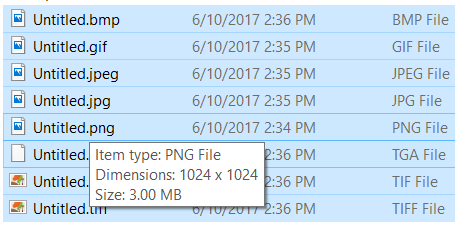
#> input picture img/1.png, 455 x 227 px
$ python -i po2resizer.py   (imports and definitions only)
#> lines starting #> are read from the running program, lines starting #| are printed output that depends on the picture
#> in main, im is the input picture: PIL image 455x227 RGB; mean R, G, B 201.4, 223.5, 242
"""
Author: Ryan Walters

This program resizes images to power of 2 for use in game engines.
"""

from __future__ import print_function
import sys
# import warnings
from PIL import Image
from PIL import TgaImagePlugin  # required import for cxfreeze to correctly package
from pygame import image

sizes = [2, 4, 8, 16, 32, 64, 128, 256, 512, 1024, 2048, 4096, 8192]  # po2 sizes


def get_closest(y):
    """ Return the closest power of 2 in either direction"""
    return min(sizes, key=lambda x: abs(x - y))


def po2(im, threshold=0.25):
    """
    Return a resized image that is a power of 2
    (Checking that if image size is reduced it was fairly close to that size anyway based on threshold)
    """
#> called with threshold = 0.25
    width, height = im.size
#> width = 455; height = 227
    largest_dim = max(width, height)
#> largest_dim = 455
    new_dim = max(get_closest(width), get_closest(height))  # new dimension will be largest of x or y po2
#> new_dim = 512

    if new_dim < largest_dim:  # if it's smaller, make sure its within threshold
        if (largest_dim - new_dim) > int(new_dim * threshold):
            new_dim = sizes[sizes.index(new_dim) + 1]
            return im.resize((new_dim, new_dim), resample=Image.BICUBIC)
        else:
            return im.resize((new_dim, new_dim), resample=Image.LANCZOS)
    else:
        return im.resize((new_dim, new_dim), resample=Image.BICUBIC)
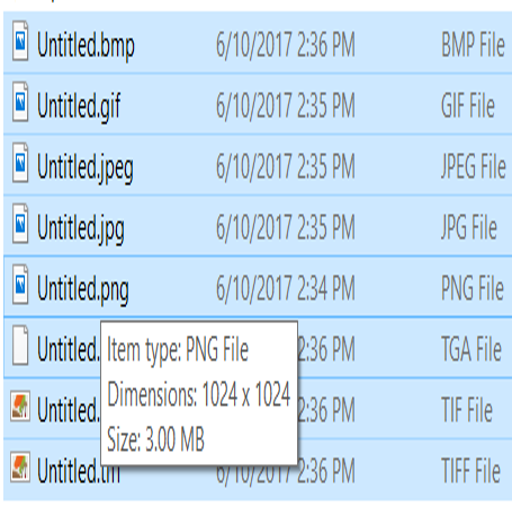
#> returned value: PIL image 512x512 RGB; mean R, G, B 201.3, 223.4, 241.4


def read_config():
    """ Returns the threshold and compression level from the config file """
    threshold = 0.25
    compression = 0

    # No need to continue parsing if vars found already
    found_vars = [False, False]
    found_var_count = 0

    try:
        with open('config.txt', 'r') as config:
            for line in config:

                if found_var_count == 2:
                    break

                if not found_vars[0]:
                    if "THRESHOLD=" in line.upper():
                        try:
                            threshold = float(line.upper().replace('THRESHOLD=', ''))
                            found_vars[0] = True
                            continue
                        except ValueError:
                            print('Invalid threshold in config.txt')

                if not found_vars[0]:
                    if "COMPRESSION=" in line.upper():
                        try:
                            compression = int(line.upper().replace('COMPRESSION=', ''))
                            found_vars[1] = True
                            continue
                        except ValueError:
                            print('Invalid compression level in config.txt')
    except IOError:
        print("Cannot open config.txt")

    return threshold, compression


def save_targa(im, arg):
    """ Convert PIL image to pygame image and save. PIL cannot save tga and no other library works with PIL """
    image.save(image.fromstring(im.tobytes(), im.size, im.mode), arg.split('.', 1)[0] + '.tga')


def main():
    threshold, compression = read_config()
    try:
        # warnings.simplefilter('ignore', Image.DecompressionBombWarning)
        if len(sys.argv) > 1:
            for arg in sys.argv[1:]:
                try:
                    im = Image.open(arg)
                    if im.format.upper() == "TGA":
                        save_targa(po2(im, threshold), arg)
                    else:
                        po2(im, threshold).save(arg, im.format.lower(), compress_level=compression)
                except IOError:
                    print("IO ERROR: Is file an image? -> ", arg)
    except MemoryError:
        print("OOM")

# [1 line not run here, left out]

>>> result = main()

$ run again, with img/3.png copied over img/1.png
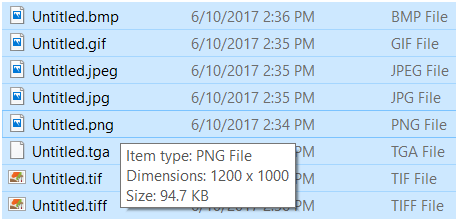
#> input picture img/3.png, 456 x 223 px
#> in main, im is the input picture: PIL image 456x223 RGB; mean R, G, B 200.7, 223.1, 241.9
#> in po2, `return im.resize((new_dim, new_dim), resample=Image.BICUBIC)`:
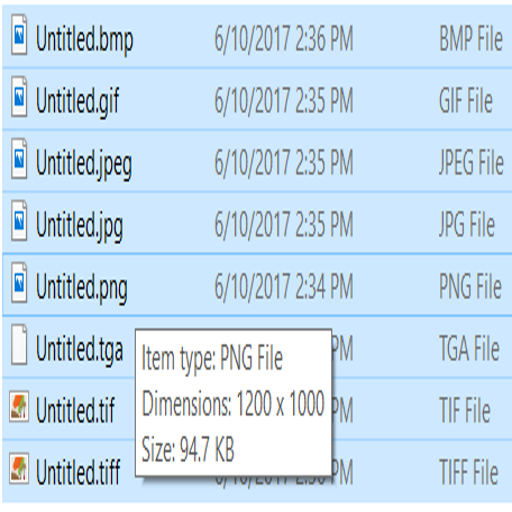
#> returned value: PIL image 512x512 RGB; mean R, G, B 200.6, 223, 241.4

$ run again, with img/4.png copied over img/1.png
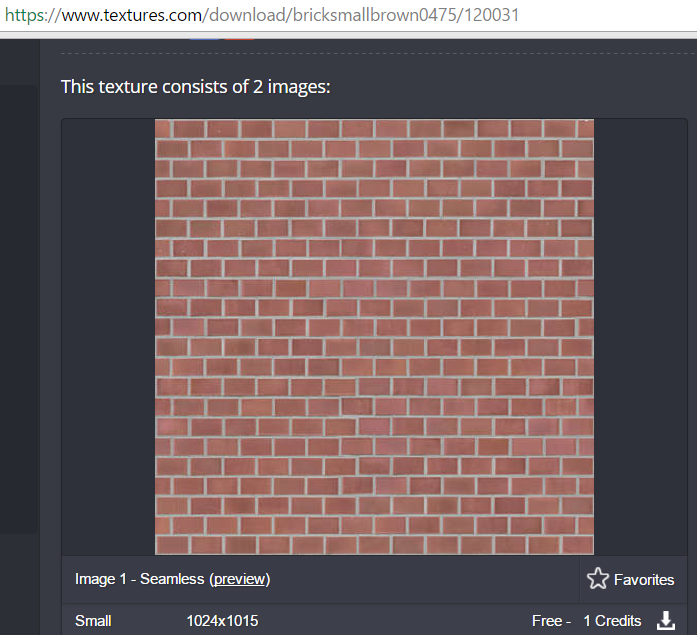
#> input picture img/4.png, 697 x 635 px
#> in main, im is the input picture: PIL image 697x635 RGB; mean R, G, B 111.2, 94.3, 95.6
#> in po2, `return im.resize((new_dim, new_dim), resample=Image.BICUBIC)`:
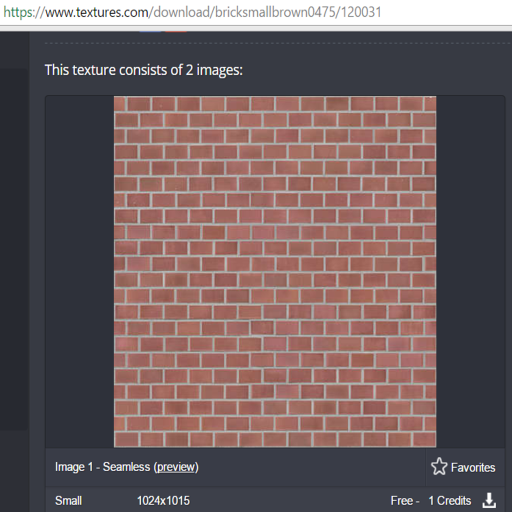
#> returned value: PIL image 1024x1024 RGB (shown at 1/2 size); mean R, G, B 111.2, 94.3, 95.5

$ run again, with img/5.png copied over img/1.png
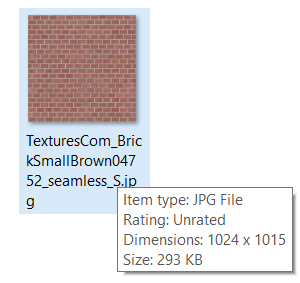
#> input picture img/5.png, 300 x 283 px
#> in main, im is the input picture: PIL image 300x283 RGB; mean R, G, B 228.5, 225.4, 226.7
#> in po2, `return im.resize((new_dim, new_dim), resample=Image.LANCZOS)`:
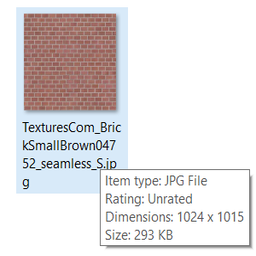
#> returned value: PIL image 256x256 RGB; mean R, G, B 228.1, 225, 226.2
